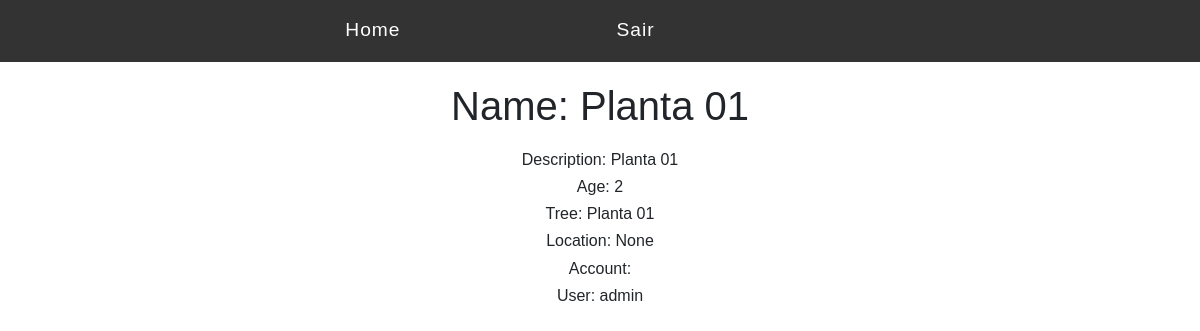
The page /plant/1/ (signed in) on the database as committed earlier.
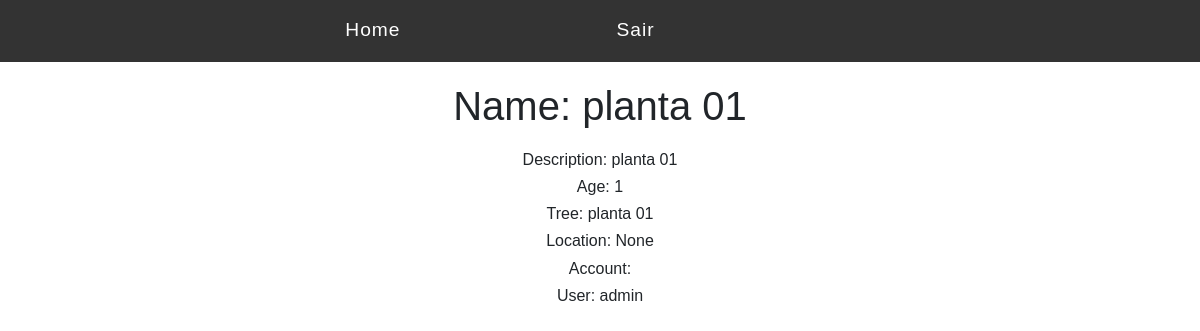
The same page on the database as committed later.
### trees/models.py (models this page shows)
class Plant(models.Model):
    age = models.IntegerField()
    planted_at = models.DateTimeField(auto_now_add=True)
    user = models.ForeignKey(User, on_delete=models.CASCADE,  null=True, blank=True)
    tree = models.ForeignKey(Tree, on_delete=models.CASCADE)
    location = models.ForeignKey(Location, on_delete=models.CASCADE , null=True)
    account = models.ForeignKey(Account, on_delete=models.CASCADE)
    def __str__(self):
        return self.tree.name

class Tree(models.Model):
    name = models.CharField(max_length=100)
    scientific_name = models.CharField(max_length=100)
    def __str__(self):
        return self.name

### trees/views.py (the view)
# urls.py: path('plant/<int:id>/', PlantView, name='plant-view'),
@login_required
def PlantView(request, id):
    planted_tree = get_object_or_404(Plant, pk=id)
    return render(request, 'plant/view.html', {'plant': planted_tree})

### templates/plant/view.html (shortened to what this page needs)
{% extends 'base.html' %}
{% load crispy_forms_tags %}
{% block content %}
<div class="offset-1 col-10 list-div">
    <h1> Name: {{plant}} </h1>
    <div class="container text-align-center">
       <h6>Description: {{plant}}</h6>
        <h6>Age: {{plant.age}}</h6>
        <h6>Tree: {{plant.tree}}</h6>
        <h6>Location: {{plant.location}}</h6>
        <h6>Account: {{plant.account}}</h6>
        <h6>User: {{plant.user}}</h6>
    </div>
</div>
{% endblock %}

Rows that differ between the two databases and show on the page:
changed Plant "None": tree.name "Planta 01" → "planta 01"; age "2" → "1"; tree "Planta 01" → "planta 01"
